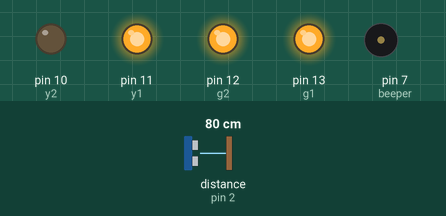
The sketch below on a simulated Arduino Uno, built with avr-gcc and run on an emulated ATmega328P. Parts: output pins drawn as LEDs (lit = HIGH), buzzer (waves = sounding, pin HIGH). The inputs (shaded band) are chosen by the test bench; at power-on: distance to the obstacle (sensor on pin 2) 80 cm. The echo pulse lasts 58.3 µs per cm; pins used as bus, display or sensor lines are not drawn.

Above: at 0.83 s.
1.3 s: distance to the obstacle (sensor on pin 2) set to 69 cm
4.3 s: distance to the obstacle (sensor on pin 2) set to 62 cm
At 4.45 s:
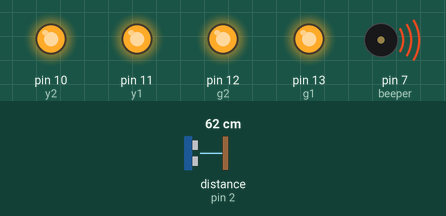
7.3 s: distance to the obstacle (sensor on pin 2) set to 120 cm
At 8.1 s:
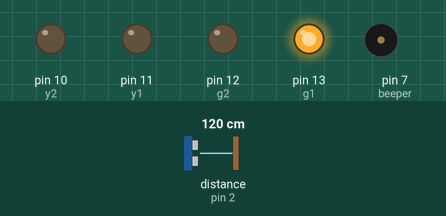
10.3 s: distance to the obstacle (sensor on pin 2) set to 129 cm
At 10.8 s:
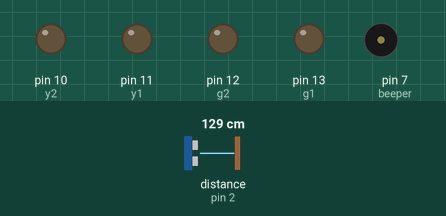
11.8 s: distance to the obstacle (sensor on pin 2) set to 2 cm
At 12.4 s:
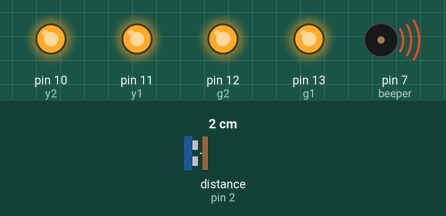
13.3 s: distance to the obstacle (sensor on pin 2) set to 60 cm
At 13.54 s:
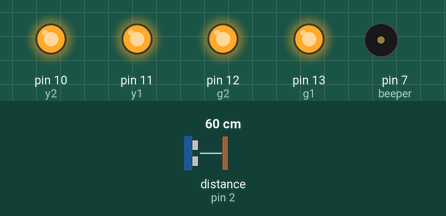
Timing chart, 0 to 17.3 s (numbered marks = the images above; inputs shaded):
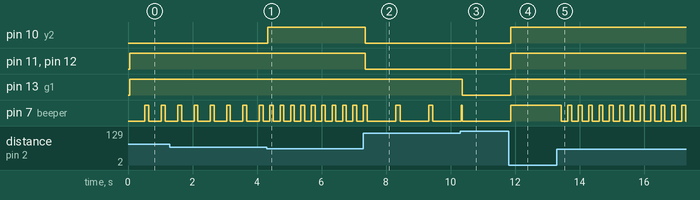

Measured:
- the behaviour switches between 66 and 65 cm on distance to the obstacle (sensor on pin 2) (found by bisection; images 0 and 1)
- the behaviour switches between 125 and 126 cm on distance to the obstacle (sensor on pin 2) (found by bisection; images 2 and 3)
- after the input at 4.3 s, pin 10 (y2): LOW → HIGH at once; pin 7 (beeper): alternates HIGH for 0.12 s and LOW for 0.21 s, starting after 0.09 s
- after the input at 7.3 s, pin 10 (y2), pin 11 (y1), pin 12 (g2): HIGH → LOW after 0.06 s; pin 7 (beeper): alternates HIGH for 0.13 s and LOW for 0.88 s, starting after 1.0 s
- after the input at 10.3 s, pin 13 (g1): HIGH → LOW after 0.06 s
- after the input at 11.8 s, pin 10 (y2), pin 11 (y1), pin 12 (g2), pin 13 (g1), pin 7 (beeper): LOW → HIGH after 0.07 s
- after the input at 13.3 s, pin 7 (beeper): alternates HIGH for 0.12 s and LOW for 0.20 s, starting after 0.14 s
- by itself, pin 7 (beeper): alternates HIGH for 0.12 s and LOW for 0.39 s

The sketch:

Distance_Warning_V1.ino
```cpp
#include "SR04.h"
int g1 = 13;
int g2 = 12;
int y1 = 11;
int y2 = 10;
int r1 = 9;
int r2 = 8;
int beeper = 7;
int echo = 3;
int trig = 2;
float dist;
bool beepOn = false;
unsigned long previousBeepTime = 0;
SR04 sr04 = SR04(3, 2);

void beep(int beepInterval) {
  unsigned long currentTime = millis();
  if (!beepOn && currentTime - previousBeepTime >= beepInterval) {
    digitalWrite(beeper, HIGH);
    previousBeepTime = currentTime;
    beepOn = true;
  }

  if (beepOn && currentTime - previousBeepTime >= 100) {
    digitalWrite(beeper, LOW);
    beepOn = false;
  }
}
void setup() {
  pinMode(g1, OUTPUT);
  pinMode(g2, OUTPUT);
  pinMode(y1, OUTPUT);
  pinMode(y2, OUTPUT);
  pinMode(r1, OUTPUT);
  pinMode(r2, OUTPUT);
  pinMode(beeper, OUTPUT);
}

void loop() {
  dist = sr04.Distance();
  while (dist <= 125) {
    unsigned long currentTime = millis();
    dist = sr04.Distance();
    if (dist > 105) {
      digitalWrite(g1, HIGH);
      digitalWrite(g2, LOW);
      digitalWrite(y1, LOW);
      digitalWrite(y2, LOW);
      digitalWrite(r1, LOW);
      digitalWrite(r2, LOW);
      beep(1000);
    }
    if (dist <= 105 && dist > 85) {
      digitalWrite(g1, HIGH);
      digitalWrite(g2, HIGH);
      digitalWrite(y1, LOW);
      digitalWrite(y2, LOW);
      digitalWrite(r1, LOW);
      digitalWrite(r2, LOW);
      beep(750);
    }
    if (dist <= 85 && dist > 65) {
      digitalWrite(g1, HIGH);
      digitalWrite(g2, HIGH);
      digitalWrite(y1, HIGH);
      digitalWrite(y2, LOW);
      digitalWrite(r1, LOW);
      digitalWrite(r2, LOW);
      beep(500);
    }
    if (dist <= 65 && dist > 45) {
      digitalWrite(g1, HIGH);
      digitalWrite(g2, HIGH);
      digitalWrite(y1, HIGH);
      digitalWrite(y2, HIGH);
      digitalWrite(r1, LOW);
      digitalWrite(r2, LOW);
      beep(300);
    }
    if (dist <= 45 && dist > 30) {
      digitalWrite(g1, HIGH);
      digitalWrite(g2, HIGH);
      digitalWrite(y1, HIGH);
      digitalWrite(y2, HIGH);
      digitalWrite(r1, HIGH);
      digitalWrite(r2, LOW);
      beep(100);
    }
    if (dist <= 30) {
      digitalWrite(g1, HIGH);
      digitalWrite(g2, HIGH);
      digitalWrite(y1, HIGH);
      digitalWrite(y2, HIGH);
      digitalWrite(r1, HIGH);
      digitalWrite(r2, HIGH);
      beep(50);
    }
    if(dist <=20){
      beep(25);
    }
  }
  digitalWrite(beeper, LOW);
  digitalWrite(g1, LOW);
  digitalWrite(g2, LOW);
  digitalWrite(y1, LOW);
  digitalWrite(y2, LOW);
  digitalWrite(r1, LOW);
  digitalWrite(r2, LOW);
}
```
